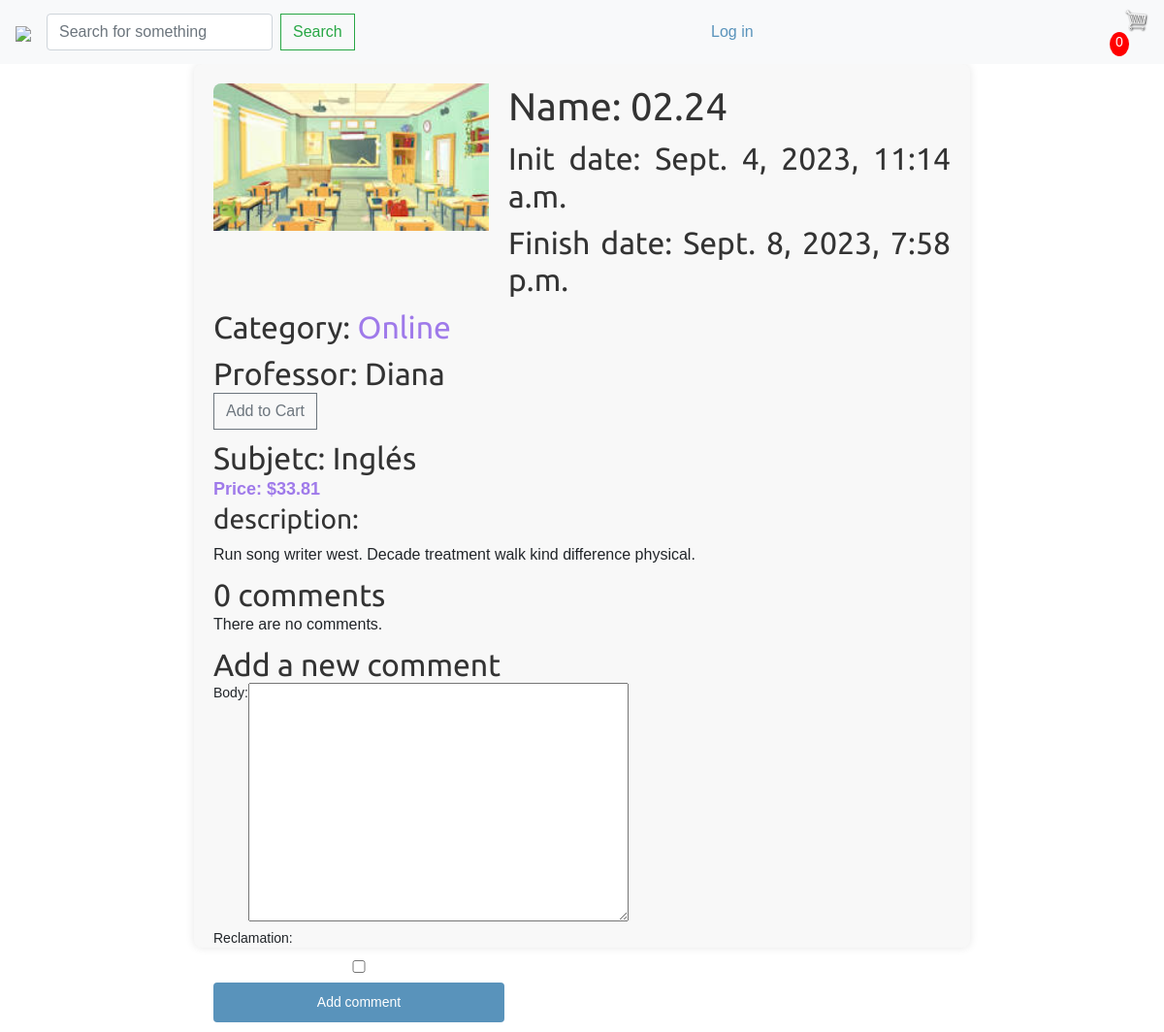
Screenshot of /2/02-24/ with the database file from the repository.
### shop/models.py (models this page shows, shortened)
class Product(models.Model):
    category = models.ForeignKey(Category,related_name='products',on_delete=models.CASCADE)
    professor = models.ForeignKey(Professor,related_name='products',on_delete=models.CASCADE)
    subject = models.ForeignKey(Subject,related_name='products',on_delete=models.CASCADE)
    name = models.CharField(max_length=200)
    slug = models.SlugField(max_length=200)
    image = models.ImageField(upload_to='products/%Y/%m/%d',blank=True,default='../media/noimage.jpg')
    description = models.TextField(blank=True)
    price = models.DecimalField(max_digits=10,decimal_places=2)
    available = models.BooleanField(default=True)
    init_dateTime = models.DateTimeField()
    finish_dateTime = models.DateTimeField()
    created = models.DateTimeField(auto_now_add=True)
    updated = models.DateTimeField(auto_now=True)
    class Meta:
        ordering = ['name']
        indexes = [
        models.Index(fields=['id', 'slug']),
        models.Index(fields=['name']),
        models.Index(fields=['-created']),
        ]

class Category(models.Model):
    name = models.CharField(max_length=200)
    slug = models.SlugField(max_length=200,
    unique=True)
    class Meta:
        ordering = ['name']
        indexes = [
        models.Index(fields=['name']),
        ]
        verbose_name = 'category'
        verbose_name_plural = 'categories'
    def __str__(self):
        return self.name
    def get_absolute_url(self):
        return reverse('shop:product_list_by_category',args=[self.slug])

class Professor(models.Model):
    name = models.CharField(max_length=200)
    surname = models.CharField(max_length=200)
    slug = models.SlugField(max_length=200,
    unique=True)
    class Meta:
        ordering = ['name']
        indexes = [
        models.Index(fields=['name']),
        ]
        verbose_name = 'professor'
        verbose_name_plural = 'professors'
    def __str__(self):
        return self.name

class Subject(models.Model):
    name = models.CharField(max_length=200)
    slug = models.SlugField(max_length=200,
    unique=True)
    class Meta:
        ordering = ['name']
        indexes = [
        models.Index(fields=['name']),
        ]
        verbose_name = 'subject'
        verbose_name_plural = 'subjects'
    def __str__(self):
        return self.name

### shop/views.py (the view)
# urls.py: path('<int:id>/<slug:slug>/', views.product_detail,name='product_detail'),
def product_detail(request, id, slug):
    product = get_object_or_404(Product,
    id=id,
    slug=slug,
    available=True)
    comments = product.comments.filter(active=True)
    form = CommentForm()
    if request.user.is_authenticated:
        customer = request.user.customer
        order, created = Order.objects.get_or_create(customer=customer, completed=False)
        items = order.orderitem_set.all()
        cartItems = order.get_cart_items
    else:
        items = []
        order = {'get_cart_total':0, 'get_cart_items':0}
        cartItems = order['get_cart_items']
    return render(request,
    'shop/product/detail.html',
    {'product': product,
    'comments': comments,
    'form': form,
    'cartItems':cartItems})

### shop/forms.py
class CommentForm(forms.ModelForm):
    class Meta:
        model = Comment
        fields = ['body','reclamation']

### templates/shop/product/detail.html (shortened to what this page needs)
{% extends "shop/base.html" %}
{% load static %}
{% block content %}
<div class="product-detail">
    <img src="{% if product.image %}{{ product.image.url }}{% else %}
    {% static "img/no_image.png" %}{% endif %}">
    <h1>Name: {{ product.name }}</h1>
    <h2>Init date: {{ product.init_dateTime }}</h2>
    <h2>Finish date: {{ product.finish_dateTime }}</h2>
    <h2>
    Category:
        <a href="{{ product.category.get_absolute_url }}">
            {{ product.category }}
        </a>
    </h2>
    <h2>
    Professor: {{ product.professor }}
    </h2>
    <button data-product="{{product.id}}" data-action="add" class="btn btn-outline-secondary add-btn update-cart">Add to Cart</button>
    <h2>
    Subjetc: {{ product.subject}}
    </h2>
    <p class="price">Price: ${{ product.price }}</p>
    <h3>description:</h3> {{ product.description|linebreaks }}
    {% with comments.count as total_comments %}
    <h2>
        {{ total_comments }} comment{{ total_comments|pluralize }}
    </h2>
    {% endwith %}
    {% for comment in comments %}
    <div class="comment">
        <p class="info">
            Comment {{ forloop.counter }} by {{ comment.name }}
            {{ comment.created }}
        </p>
        {{ comment.body|linebreaks }}
    </div>
    {% empty %}
    <p>There are no comments.</p>
    {% endfor %}
    {% include "shop/product/includes/comment_form.html" %}
</div>
{% endblock %}

### shop/static/css/base.css (style rules this page uses)
body { margin:0; padding:0; font-family:helvetica, sans-serif; }
h1, h2, h3, h4, h5 , h6 { font-family: 'Ubuntu', sans-serif; font-weight:normal; }
a { text-decoration:none; color:#5993bb; }
form p label, form p input { float:left; clear:both; }
form p label { font-size:14px; padding-bottom:4px; }
form p input { width:300px; font-size:13px; margin-bottom:10px; padding:10px 12px; border:0; background:#efefef; color:#666; border-radius:4px; }
.product-detail { text-align:justify; }
.product-detail .price { color:#333; font-size:28px; font-weight:bold; }
.product-detail img { width:40%; float:left; padding:0 20px 20px 0; }
.product-detail h1 { margin-bottom:0; }
.product-detail h2 { margin-top:10px; }
body, h1, h2, p, button { margin: 0; padding: 0; }
button { background-color: #9f7aea; color: white; border: none; padding: 10px 15px; text-align: center; text-decoration: none; display: inline-block; font-size: 14px; cursor: pointer; border-radius: 4px; }
.product-detail { max-width: 800px; margin: 0 auto; padding: 20px; background-color: #f8f8f8; border-radius: 8px; box-shadow: 0 0 10px rgba(0, 0, 0, 0.1); }
.product-detail img { max-width: 100%; height: auto; margin-bottom: 20px; border-radius: 8px; }
.product-detail h1, .product-detail h2, .product-detail h3 { color: #333; }
.product-detail a { color: #9f7aea; }
.product-detail .price { font-size: 18px; font-weight: bold; color: #9f7aea; }
.btn { border-radius: 0; }

### rows the page displays
Product: image (picture), name "02.24", init_dateTime "Sept. 4, 2023, 11:14 a.m.", finish_dateTime "Sept. 8, 2023, 7:58 p.m.", category "Online", professor "Diana", subject "Inglés", price "33.81", description "Run song writer west. Decade treatment walk kind difference physical."

### other values shown
{{ cartItems }} "0"
{{ total_comments }} "0"
